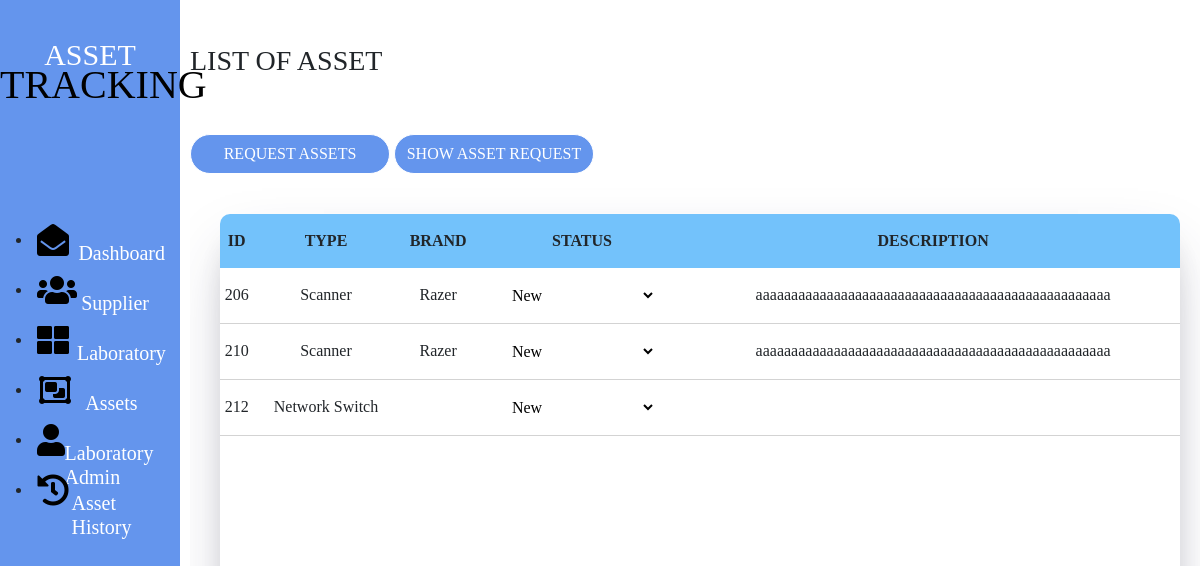
/myDashboard/viewInsideLaboratory.php?id=404, run on the app's committed database.
### tables this page shows
CREATE TABLE `transaction_table` (
  `trans_id` int(50) NOT NULL,
  `asset_id` int(50) NOT NULL,
  `lab_id` int(50) NOT NULL,
  `sup_id` int(50) NOT NULL,
  `asset_stat` varchar(50) NOT NULL,
  `trans_date` varchar(50) NOT NULL
);

CREATE TABLE `assets` (
  `asset_id` int(50) NOT NULL,
  `asset_brand` varchar(50) NOT NULL,
  `asset_type` varchar(50) NOT NULL,
  `asset_status` varchar(50) NOT NULL,
  `asset_desc` varchar(50) NOT NULL,
  `asset_quant` int(50) NOT NULL,
  `sup_id` int(50) NOT NULL
);

### myDashboard/viewInsideLaboratory.php (the view, shortened to what this page needs)
<?php
include "templates/header.php";
?>
        <div class="content" id="content">
            <div class="display">
                <div class = "laboratoryName">
                    <h3>LIST OF ASSET</h3>
                </div><br><br>
                <button id = "requestBtn">REQUEST ASSETS</button>
                <button id = "requestBtnAssView">SHOW ASSET REQUEST</button>
                <div class="insideLabTable">
                    <div class = "viewAssetInsideLab">
                        <table class = "">
                            <thead >
                                <tr class = "viewInsideTableHeader">
                                    <th id = "viewInsideCol">ID</th>
                                    <th id = "viewInsideCol">TYPE</th>
                                    <th id = "viewInsideCol">BRAND</th>
                                    <th id = "viewInsideCol">STATUS</th>
                                    <th id = "viewInsideCol">DESCRIPTION</th>
                                </tr>
                            </thead>
                            <tbody  >
                                <?php
                                require_once('db_connector.php');
                                    $name = $_GET['id'];
                                    $sql = "SELECT transaction_table.trans_id as trans_id, assets.asset_id as asset_id, assets.asset_brand as asset_brand, assets.asset_type as asset_type, assets.asset_desc as asset_desc, transaction_table.asset_stat as asset_stat, laboratories.lab_name as lab_name  FROM transaction_table INNER JOIN assets ON transaction_table.asset_id = assets.asset_id INNER JOIN laboratories ON transaction_table.lab_id = laboratories.lab_id WHERE transaction_table.lab_id = '$name'";
                                    $result = $connection->query($sql);
                                    while($row = $result->fetch_assoc()){
                                        echo "
                                        <tbody  class = 'table-row'>
                                            <tr class = 'myTableRow'>
                                            <td  id = 'viewInsideRow' >$row[trans_id]</td>
                                            <td id = 'viewInsideRow'>$row[asset_type]</td>
                                            <td  id = 'viewInsideRow'>$row[asset_brand]</td>
                                            <td  id = 'viewInsideRow'>
                                                <select  data-id ='$row[trans_id]' id = 'selectStatusAssetIns' class = 'statusAssetSelect'>
                                                    <option >$row[asset_stat]</option>
                                                    <option value = 'New'>New</option>
                                                    <option value = 'Maintenance'>Maintenance</option>
                                                    <option value = 'Broken'>Broken</option>
                                                </select>
                                            </td>
                                            <td id = 'viewInsideRow'>$row[asset_desc]</td>
                                            </tr>
                                        ";
                                    }
                                ?>
                            </tbody>
                        </table>
                </div>
            </div>
        </div>
    </div>
</body>
</html>

### myDashboard/newcss.css (style rules this page uses)
* { padding: 0; margin: 0; position: relative; font-family: 'Times New Roman', Times, serif; }
.content { width: 85%; }
.display { width: 100%; position: fixed; margin-left: 10px; padding-top: 3%; height: 700px; overflow-y: auto; }
.display { height: 890px; }
.display button { background-color: #6495ED; height: 40px; width: 200px; border: 1px solid white; border-radius: 20px; color: white; }
tr { text-align: center; }
table { width: 100%; border-collapse: collapse; }
.insideLabTable { margin-top: 40px; width: 100%; }
#selectStatusAssetIns { width: 150px; height: 35px; background-color: transparent; border: 1px solid transparent; }
.viewAssetInsideLab { margin-left: 30px; margin-top: 30px; overflow-y: auto; height: 580px; width: 80%; box-shadow: rgba(50, 50, 93, 0.25) 0px 30px 60px -12px, rgba(0, 0, 0, 0.3) 0px 18px 36px -18px; border-radius: 10px; }
.viewInsideTableHeader { background-color: #73C2FB; }
#viewInsideCol { padding-top: 15px; padding-bottom: 15px; }
#viewInsideRow { padding-top: 10px; padding-bottom: 10px; border-bottom: 1px solid lightgray; }

### data on the page
transaction_table: trans_id "206", asset.asset_type "Scanner", asset.asset_brand "Razer", asset_stat+trans_id "New", asset.asset_desc "aaaaaaaaaaaaaaaaaaaaaaaaaaaaaaaaaaaaaaaaaaaaaaaaaa"
transaction_table: trans_id "210", asset.asset_type "Scanner", asset.asset_brand "Razer", asset_stat+trans_id "New", asset.asset_desc "aaaaaaaaaaaaaaaaaaaaaaaaaaaaaaaaaaaaaaaaaaaaaaaaaa"
transaction_table: trans_id "212", asset.asset_type "Network Switch", asset_stat+trans_id "New"
